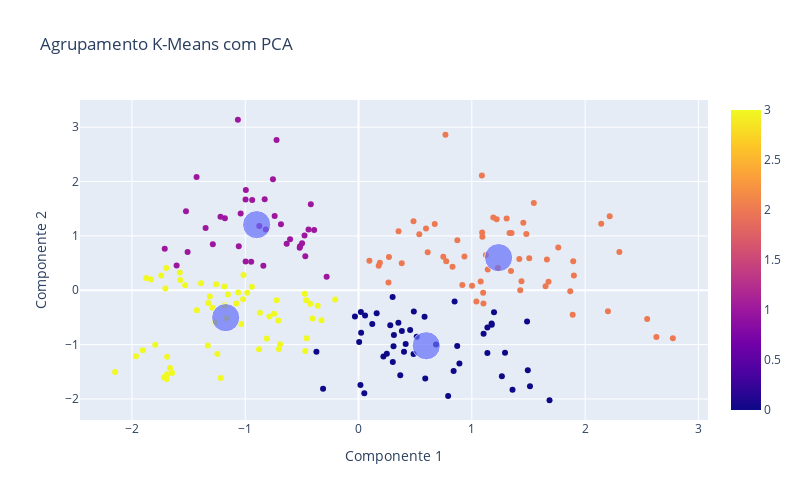

Here is the notebook cell this chart was saved with:
### Code cell
graf1 = px.scatter(x = df2_pca[:,0], y = df2_pca[:,1], color=classificacao3)
graf2 = px.scatter(x = centroides[:,0], y = centroides[:,1], size = [15, 15, 15, 15])
graf3 = go.Figure(data = graf1.data + graf2.data)
graf3.update_layout(width=800,height=500,title_text='Agrupamento K-Means com PCA')
graf3.update_xaxes(title = 'Componente 1')
graf3.update_yaxes(title = 'Componente 2')
graf3.show()

### Figure 1 — Plotly figure (JSON) as saved in the notebook; plotly's stock layout.template omitted (floating-point values rounded to 4 significant figures; data arrays with more than 128 entries replaced by an {"elided": "..."} marker saying what was removed)
{"data": [{"hovertemplate": "x=%{x}<br>y=%{y}<br>color=%{marker.color}<extra></extra>", "legendgroup": "", "marker": {"color": {"elided": "200 int values"}, "coloraxis": "coloraxis", "symbol": "circle"}, "mode": "markers", "name": "", "orientation": "v", "showlegend": false, "type": "scatter", "x": {"elided": "200 float values"}, "xaxis": "x", "y": {"elided": "200 float values"}, "yaxis": "y"}, {"hovertemplate": "x=%{x}<br>y=%{y}<br>size=%{marker.size}<extra></extra>", "legendgroup": "", "marker": {"color": "#636efa", "size": [15, 15, 15, 15], "sizemode": "area", "sizeref": 0.0375, "symbol": "circle"}, "mode": "markers", "name": "", "orientation": "v", "showlegend": false, "type": "scatter", "x": [0.5977, -0.8992, 1.236, -1.173], "xaxis": "x", "y": [-1.021, 1.207, 0.6001, -0.5041], "yaxis": "y"}], "layout": {"height": 500, "title": {"text": "Agrupamento K-Means com PCA"}, "width": 800, "xaxis": {"title": {"text": "Componente 1"}}, "yaxis": {"title": {"text": "Componente 2"}}}}
